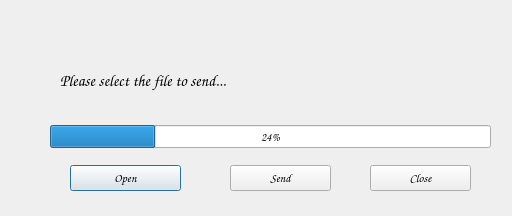
<?xml version="1.0" encoding="UTF-8"?>
<ui version="4.0">
 <class>TcpServer</class>
 <widget class="QDialog" name="TcpServer">
  <property name="geometry">
   <rect>
    <x>0</x>
    <y>0</y>
    <width>512</width>
    <height>216</height>
   </rect>
  </property>
  <property name="windowTitle">
   <string>发送端</string>
  </property>
  <widget class="QLabel" name="serverStatusLabel">
   <property name="geometry">
    <rect>
     <x>60</x>
     <y>45</y>
     <width>431</width>
     <height>71</height>
    </rect>
   </property>
   <property name="font">
    <font>
     <family>Comic Sans MS</family>
     <pointsize>12</pointsize>
    </font>
   </property>
   <property name="text">
    <string>Please select the file to send...</string>
   </property>
  </widget>
  <widget class="QProgressBar" name="progressBar">
   <property name="geometry">
    <rect>
     <x>50</x>
     <y>125</y>
     <width>441</width>
     <height>23</height>
    </rect>
   </property>
   <property name="font">
    <font>
     <family>Comic Sans MS</family>
    </font>
   </property>
   <property name="value">
    <number>24</number>
   </property>
  </widget>
  <widget class="QPushButton" name="serverOpenBtn">
   <property name="geometry">
    <rect>
     <x>70</x>
     <y>165</y>
     <width>111</width>
     <height>26</height>
    </rect>
   </property>
   <property name="font">
    <font>
     <family>Comic Sans MS</family>
    </font>
   </property>
   <property name="text">
    <string>Open</string>
   </property>
  </widget>
  <widget class="QPushButton" name="serverSendBtn">
   <property name="geometry">
    <rect>
     <x>230</x>
     <y>165</y>
     <width>101</width>
     <height>26</height>
    </rect>
   </property>
   <property name="font">
    <font>
     <family>Comic Sans MS</family>
    </font>
   </property>
   <property name="text">
    <string>Send</string>
   </property>
  </widget>
  <widget class="QPushButton" name="serverCloseBtn">
   <property name="geometry">
    <rect>
     <x>370</x>
     <y>165</y>
     <width>101</width>
     <height>26</height>
    </rect>
   </property>
   <property name="font">
    <font>
     <family>Comic Sans MS</family>
    </font>
   </property>
   <property name="text">
    <string>Close</string>
   </property>
  </widget>
  <widget class="QWidget" name="widget" native="true">
   <property name="geometry">
    <rect>
     <x>0</x>
     <y>0</y>
     <width>512</width>
     <height>35</height>
    </rect>
   </property>
   <property name="styleSheet">
    <string notr="true">background-image: url(:/pic/top.png);</string>
   </property>
  </widget>
 </widget>
 <layoutdefault spacing="6" margin="11"/>
 <resources/>
 <connections/>
</ui>
